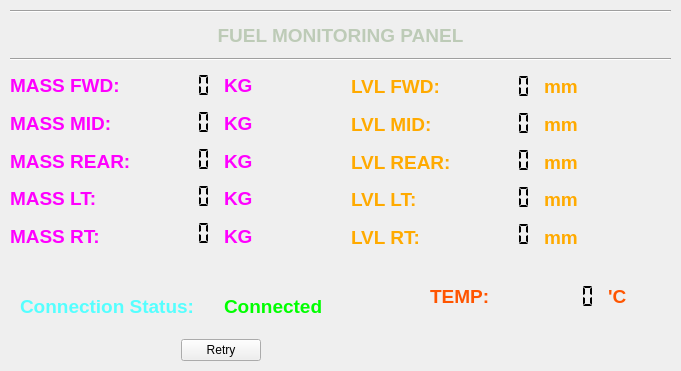
   <widget class="QFrame" name="FuelDetail_frame">
    <property name="geometry">
     <rect>
      <x>10</x>
      <y>510</y>
      <width>681</width>
      <height>371</height>
     </rect>
    </property>
    <property name="sizePolicy">
     <sizepolicy hsizetype="Minimum" vsizetype="Preferred">
      <horstretch>0</horstretch>
      <verstretch>0</verstretch>
     </sizepolicy>
    </property>
    <property name="maximumSize">
     <size>
      <width>16777215</width>
      <height>16777215</height>
     </size>
    </property>
    <property name="autoFillBackground">
     <bool>false</bool>
    </property>
    <property name="frameShape">
     <enum>QFrame::NoFrame</enum>
    </property>
    <property name="frameShadow">
     <enum>QFrame::Plain</enum>
    </property>
    <widget class="QWidget" name="layoutWidget">
     <property name="geometry">
      <rect>
       <x>20</x>
       <y>280</y>
       <width>401</width>
       <height>81</height>
      </rect>
     </property>
     <layout class="QVBoxLayout" name="Layout2">
      <item>
       <layout class="QVBoxLayout" name="ConnectionRetry_layout">
        <item>
         <layout class="QHBoxLayout" name="Connection_layout">
          <item>
           <widget class="QLabel" name="Connection_staus_Label">
            <property name="font">
             <font>
              <family>Tahoma</family>
              <pointsize>14</pointsize>
              <weight>75</weight>
              <bold>true</bold>
             </font>
            </property>
            <property name="text">
             <string>&lt;html&gt;&lt;head/&gt;&lt;body&gt;&lt;p&gt;&lt;span style=&quot; font-size:14pt; font-weight:600; color:#55ffff;&quot;&gt;Connection Status:&lt;/span&gt;&lt;/p&gt;&lt;/body&gt;&lt;/html&gt;</string>
            </property>
           </widget>
          </item>
          <item>
           <widget class="QLabel" name="Connection_Status">
            <property name="font">
             <font>
              <family>Tahoma</family>
              <pointsize>14</pointsize>
              <weight>75</weight>
              <bold>true</bold>
             </font>
            </property>
            <property name="text">
             <string>&lt;html&gt;&lt;head/&gt;&lt;body&gt;&lt;p&gt;&lt;span style=&quot; font-size:14pt; font-weight:600; color:#00ff00;&quot;&gt;Connected&lt;/span&gt;&lt;/p&gt;&lt;/body&gt;&lt;/html&gt;</string>
            </property>
           </widget>
          </item>
         </layout>
        </item>
        <item>
         <layout class="QHBoxLayout" name="horizontalLayout">
          <item>
           <spacer name="horizontalSpacer">
            <property name="orientation">
             <enum>Qt::Horizontal</enum>
            </property>
            <property name="sizeHint" stdset="0">
             <size>
              <width>40</width>
              <height>20</height>
             </size>
            </property>
           </spacer>
          </item>
          <item>
           <widget class="QPushButton" name="Retrybutton">
            <property name="text">
             <string>Retry</string>
            </property>
           </widget>
          </item>
          <item>
           <spacer name="horizontalSpacer_2">
            <property name="orientation">
             <enum>Qt::Horizontal</enum>
            </property>
            <property name="sizeHint" stdset="0">
             <size>
              <width>40</width>
              <height>20</height>
             </size>
            </property>
           </spacer>
          </item>
         </layout>
        </item>
       </layout>
      </item>
     </layout>
    </widget>
    <widget class="QWidget" name="layoutWidget">
     <property name="geometry">
      <rect>
       <x>10</x>
       <y>10</y>
       <width>661</width>
       <height>51</height>
      </rect>
     </property>
     <layout class="QVBoxLayout" name="verticalLayout_28">
      <item>
       <widget class="Line" name="line_2">
        <property name="orientation">
         <enum>Qt::Horizontal</enum>
        </property>
       </widget>
      </item>
      <item>
       <widget class="QLabel" name="Mass1_label_7">
        <property name="font">
         <font>
          <family>Tahoma</family>
          <pointsize>14</pointsize>
          <weight>75</weight>
          <bold>true</bold>
         </font>
        </property>
        <property name="text">
         <string>&lt;html&gt;&lt;head/&gt;&lt;body&gt;&lt;p align=&quot;center&quot;&gt;&lt;span style=&quot; font-size:14pt; color:#bdcbb7;&quot;&gt;FUEL MONITORING PANEL&lt;/span&gt;&lt;/p&gt;&lt;/body&gt;&lt;/html&gt;</string>
        </property>
       </widget>
      </item>
      <item>
       <widget class="Line" name="line_3">
        <property name="orientation">
         <enum>Qt::Horizontal</enum>
        </property>
       </widget>
      </item>
     </layout>
    </widget>
    <widget class="QWidget" name="layoutWidget">
     <property name="geometry">
      <rect>
       <x>10</x>
       <y>70</y>
       <width>248</width>
       <height>183</height>
      </rect>
     </property>
     <layout class="QHBoxLayout" name="horizontalLayout_2">
      <item>
       <layout class="QVBoxLayout" name="verticalLayout_4">
        <item>
         <widget class="QLabel" name="Mass1_label">
          <property name="font">
           <font>
            <family>Tahoma</family>
            <pointsize>14</pointsize>
            <weight>75</weight>
            <bold>true</bold>
           </font>
          </property>
          <property name="text">
           <string>&lt;html&gt;&lt;head/&gt;&lt;body&gt;&lt;p&gt;&lt;span style=&quot; font-size:14pt; color:#ff00ff;&quot;&gt;MASS FWD:&lt;/span&gt;&lt;/p&gt;&lt;/body&gt;&lt;/html&gt;</string>
          </property>
         </widget>
        </item>
        <item>
         <widget class="QLabel" name="Mass2_label">
          <property name="font">
           <font>
            <family>Tahoma</family>
            <pointsize>14</pointsize>
            <weight>75</weight>
            <bold>true</bold>
           </font>
          </property>
          <property name="text">
           <string>&lt;html&gt;&lt;head/&gt;&lt;body&gt;&lt;p&gt;&lt;span style=&quot; font-size:14pt; color:#ff00ff;&quot;&gt;MASS MID:&lt;/span&gt;&lt;/p&gt;&lt;/body&gt;&lt;/html&gt;</string>
          </property>
         </widget>
        </item>
        <item>
         <widget class="QLabel" name="Mass3_label">
          <property name="font">
           <font>
            <family>Tahoma</family>
            <pointsize>14</pointsize>
            <weight>75</weight>
            <bold>true</bold>
           </font>
          </property>
          <property name="text">
           <string>&lt;html&gt;&lt;head/&gt;&lt;body&gt;&lt;p&gt;&lt;span style=&quot; font-size:14pt; color:#ff00ff;&quot;&gt;MASS REAR:&lt;/span&gt;&lt;/p&gt;&lt;/body&gt;&lt;/html&gt;</string>
          </property>
         </widget>
        </item>
        <item>
         <widget class="QLabel" name="Mass4_label">
          <property name="font">
           <font>
            <family>Tahoma</family>
            <pointsize>14</pointsize>
            <weight>75</weight>
            <bold>true</bold>
           </font>
          </property>
          <property name="text">
           <string>&lt;html&gt;&lt;head/&gt;&lt;body&gt;&lt;p&gt;&lt;span style=&quot; font-size:14pt; color:#ff00ff;&quot;&gt;MASS LT:&lt;/span&gt;&lt;/p&gt;&lt;/body&gt;&lt;/html&gt;</string>
          </property>
         </widget>
        </item>
        <item>
         <widget class="QLabel" name="Mass5_label">
          <property name="font">
           <font>
            <family>Tahoma</family>
            <pointsize>14</pointsize>
            <weight>75</weight>
            <bold>true</bold>
           </font>
          </property>
          <property name="text">
           <string>&lt;html&gt;&lt;head/&gt;&lt;body&gt;&lt;p&gt;&lt;span style=&quot; font-size:14pt; color:#ff00ff;&quot;&gt;MASS RT:&lt;/span&gt;&lt;/p&gt;&lt;/body&gt;&lt;/html&gt;</string>
          </property>
         </widget>
        </item>
       </layout>
      </item>
      <item>
       <layout class="QVBoxLayout" name="verticalLayout_7">
        <item>
         <widget class="QLCDNumber" name="Mass1_display">
          <property name="enabled">
           <bool>true</bool>
          </property>
          <property name="minimumSize">
           <size>
            <width>81</width>
            <height>31</height>
           </size>
          </property>
          <property name="maximumSize">
           <size>
            <width>81</width>
            <height>31</height>
           </size>
          </property>
          <property name="font">
           <font>
            <family>Tahoma</family>
            <pointsize>14</pointsize>
            <weight>75</weight>
            <bold>true</bold>
           </font>
          </property>
          <property name="frameShape">
           <enum>QFrame::NoFrame</enum>
          </property>
          <property name="frameShadow">
           <enum>QFrame::Plain</enum>
          </property>
          <property name="smallDecimalPoint">
           <bool>true</bool>
          </property>
          <property name="segmentStyle">
           <enum>QLCDNumber::Flat</enum>
          </property>
         </widget>
        </item>
        <item>
         <widget class="QLCDNumber" name="Mass2_display">
          <property name="enabled">
           <bool>true</bool>
          </property>
          <property name="minimumSize">
           <size>
            <width>81</width>
            <height>31</height>
           </size>
          </property>
          <property name="maximumSize">
           <size>
            <width>81</width>
            <height>31</height>
           </size>
          </property>
          <property name="font">
           <font>
            <family>Tahoma</family>
            <pointsize>14</pointsize>
            <weight>75</weight>
            <bold>true</bold>
           </font>
          </property>
          <property name="frameShape">
           <enum>QFrame::NoFrame</enum>
          </property>
          <property name="frameShadow">
           <enum>QFrame::Plain</enum>
          </property>
          <property name="smallDecimalPoint">
           <bool>true</bool>
          </property>
          <property name="segmentStyle">
           <enum>QLCDNumber::Flat</enum>
          </property>
         </widget>
        </item>
        <item>
         <widget class="QLCDNumber" name="Mass3_display">
          <property name="enabled">
           <bool>true</bool>
          </property>
          <property name="minimumSize">
           <size>
            <width>81</width>
            <height>31</height>
           </size>
          </property>
          <property name="maximumSize">
           <size>
            <width>81</width>
            <height>31</height>
           </size>
          </property>
          <property name="font">
           <font>
            <family>Tahoma</family>
            <pointsize>14</pointsize>
            <weight>75</weight>
            <bold>true</bold>
           </font>
          </property>
          <property name="frameShape">
           <enum>QFrame::NoFrame</enum>
          </property>
          <property name="frameShadow">
           <enum>QFrame::Plain</enum>
          </property>
          <property name="smallDecimalPoint">
           <bool>true</bool>
          </property>
          <property name="segmentStyle">
           <enum>QLCDNumber::Flat</enum>
          </property>
         </widget>
        </item>
        <item>
         <widget class="QLCDNumber" name="Mass4_display">
          <property name="enabled">
           <bool>true</bool>
          </property>
          <property name="minimumSize">
           <size>
            <width>81</width>
            <height>31</height>
           </size>
          </property>
          <property name="maximumSize">
           <size>
            <width>81</width>
            <height>31</height>
           </size>
          </property>
          <property name="font">
           <font>
            <family>Tahoma</family>
            <pointsize>14</pointsize>
            <weight>75</weight>
            <bold>true</bold>
           </font>
          </property>
          <property name="frameShape">
           <enum>QFrame::NoFrame</enum>
          </property>
          <property name="frameShadow">
           <enum>QFrame::Plain</enum>
          </property>
          <property name="smallDecimalPoint">
           <bool>true</bool>
          </property>
          <property name="segmentStyle">
           <enum>QLCDNumber::Flat</enum>
          </property>
         </widget>
        </item>
        <item>
         <widget class="QLCDNumber" name="Mass5_display">
          <property name="enabled">
           <bool>true</bool>
          </property>
          <property name="minimumSize">
           <size>
            <width>81</width>
            <height>31</height>
           </size>
          </property>
          <property name="maximumSize">
           <size>
            <width>81</width>
            <height>31</height>
           </size>
          </property>
          <property name="font">
           <font>
            <family>Tahoma</family>
            <pointsize>14</pointsize>
            <weight>75</weight>
            <bold>true</bold>
           </font>
          </property>
          <property name="frameShape">
           <enum>QFrame::NoFrame</enum>
          </property>
          <property name="frameShadow">
           <enum>QFrame::Plain</enum>
          </property>
          <property name="smallDecimalPoint">
           <bool>true</bool>
          </property>
          <property name="segmentStyle">
           <enum>QLCDNumber::Flat</enum>
          </property>
         </widget>
        </item>
       </layout>
      </item>
      <item>
       <layout class="QVBoxLayout" name="verticalLayout_2">
        <item>
         <widget class="QLabel" name="Mass1_label_2">
          <property name="font">
           <font>
            <family>Tahoma</family>
            <pointsize>14</pointsize>
            <weight>75</weight>
            <bold>true</bold>
           </font>
          </property>
          <property name="text">
           <string>&lt;html&gt;&lt;head/&gt;&lt;body&gt;&lt;p&gt;&lt;span style=&quot; font-size:14pt; color:#ff00ff;&quot;&gt;KG&lt;/span&gt;&lt;/p&gt;&lt;/body&gt;&lt;/html&gt;</string>
          </property>
         </widget>
        </item>
        <item>
         <widget class="QLabel" name="Mass1_label_6">
          <property name="font">
           <font>
            <family>Tahoma</family>
            <pointsize>14</pointsize>
            <weight>75</weight>
            <bold>true</bold>
           </font>
          </property>
          <property name="text">
           <string>&lt;html&gt;&lt;head/&gt;&lt;body&gt;&lt;p&gt;&lt;span style=&quot; font-size:14pt; color:#ff00ff;&quot;&gt;KG&lt;/span&gt;&lt;/p&gt;&lt;/body&gt;&lt;/html&gt;</string>
          </property>
         </widget>
        </item>
        <item>
         <widget class="QLabel" name="Mass1_label_3">
          <property name="font">
           <font>
            <family>Tahoma</family>
            <pointsize>14</pointsize>
            <weight>75</weight>
            <bold>true</bold>
           </font>
          </property>
          <property name="text">
           <string>&lt;html&gt;&lt;head/&gt;&lt;body&gt;&lt;p&gt;&lt;span style=&quot; font-size:14pt; color:#ff00ff;&quot;&gt;KG&lt;/span&gt;&lt;/p&gt;&lt;/body&gt;&lt;/html&gt;</string>
          </property>
         </widget>
        </item>
        <item>
         <widget class="QLabel" name="Mass1_label_4">
          <property name="font">
           <font>
            <family>Tahoma</family>
            <pointsize>14</pointsize>
            <weight>75</weight>
            <bold>true</bold>
           </font>
          </property>
          <property name="text">
           <string>&lt;html&gt;&lt;head/&gt;&lt;body&gt;&lt;p&gt;&lt;span style=&quot; font-size:14pt; color:#ff00ff;&quot;&gt;KG&lt;/span&gt;&lt;/p&gt;&lt;/body&gt;&lt;/html&gt;</string>
          </property>
         </widget>
        </item>
        <item>
         <widget class="QLabel" name="Mass1_label_5">
          <property name="font">
           <font>
            <family>Tahoma</family>
            <pointsize>14</pointsize>
            <weight>75</weight>
            <bold>true</bold>
           </font>
          </property>
          <property name="text">
           <string>&lt;html&gt;&lt;head/&gt;&lt;body&gt;&lt;p&gt;&lt;span style=&quot; font-size:14pt; color:#ff00ff;&quot;&gt;KG&lt;/span&gt;&lt;/p&gt;&lt;/body&gt;&lt;/html&gt;</string>
          </property>
         </widget>
        </item>
       </layout>
      </item>
     </layout>
    </widget>
    <widget class="QWidget" name="layoutWidget">
     <property name="geometry">
      <rect>
       <x>351</x>
       <y>71</y>
       <width>238</width>
       <height>183</height>
      </rect>
     </property>
     <layout class="QHBoxLayout" name="horizontalLayout_5">
      <item>
       <layout class="QVBoxLayout" name="verticalLayout_6">
        <item>
         <widget class="QLabel" name="Lvl1_label">
          <property name="font">
           <font>
            <family>Tahoma</family>
            <pointsize>14</pointsize>
            <weight>75</weight>
            <bold>true</bold>
           </font>
          </property>
          <property name="text">
           <string>&lt;html&gt;&lt;head/&gt;&lt;body&gt;&lt;p&gt;&lt;span style=&quot; font-size:14pt; color:#ffaa00;&quot;&gt;LVL FWD:&lt;/span&gt;&lt;/p&gt;&lt;/body&gt;&lt;/html&gt;</string>
          </property>
         </widget>
        </item>
        <item>
         <widget class="QLabel" name="Lvl2_label">
          <property name="font">
           <font>
            <family>Tahoma</family>
            <pointsize>14</pointsize>
            <weight>75</weight>
            <bold>true</bold>
           </font>
          </property>
          <property name="text">
           <string>&lt;html&gt;&lt;head/&gt;&lt;body&gt;&lt;p&gt;&lt;span style=&quot; font-size:14pt; color:#ffaa00;&quot;&gt;LVL MID:&lt;/span&gt;&lt;/p&gt;&lt;/body&gt;&lt;/html&gt;</string>
          </property>
         </widget>
        </item>
        <item>
         <widget class="QLabel" name="Lvl3_label">
          <property name="font">
           <font>
            <family>Tahoma</family>
            <pointsize>14</pointsize>
            <weight>75</weight>
            <bold>true</bold>
           </font>
          </property>
          <property name="text">
           <string>&lt;html&gt;&lt;head/&gt;&lt;body&gt;&lt;p&gt;&lt;span style=&quot; font-size:14pt; color:#ffaa00;&quot;&gt;LVL REAR:&lt;/span&gt;&lt;/p&gt;&lt;/body&gt;&lt;/html&gt;</string>
          </property>
         </widget>
        </item>
        <item>
         <widget class="QLabel" name="Lvl3_label_3">
          <property name="font">
           <font>
            <family>Tahoma</family>
            <pointsize>14</pointsize>
            <weight>75</weight>
            <bold>true</bold>
           </font>
          </property>
          <property name="text">
           <string>&lt;html&gt;&lt;head/&gt;&lt;body&gt;&lt;p&gt;&lt;span style=&quot; font-size:14pt; color:#ffaa00;&quot;&gt;LVL LT:&lt;/span&gt;&lt;/p&gt;&lt;/body&gt;&lt;/html&gt;</string>
          </property>
         </widget>
        </item>
        <item>
         <widget class="QLabel" name="Lvl3_label_2">
          <property name="font">
           <font>
            <family>Tahoma</family>
            <pointsize>14</pointsize>
            <weight>75</weight>
            <bold>true</bold>
           </font>
          </property>
          <property name="text">
           <string>&lt;html&gt;&lt;head/&gt;&lt;body&gt;&lt;p&gt;&lt;span style=&quot; font-size:14pt; color:#ffaa00;&quot;&gt;LVL RT:&lt;/span&gt;&lt;/p&gt;&lt;/body&gt;&lt;/html&gt;</string>
          </property>
         </widget>
        </item>
       </layout>
      </item>
      <item>
       <layout class="QVBoxLayout" name="verticalLayout_9">
        <item>
         <widget class="QLCDNumber" name="Lvl1_display">
          <property name="enabled">
           <bool>true</bool>
          </property>
          <property name="minimumSize">
           <size>
            <width>81</width>
            <height>31</height>
           </size>
          </property>
          <property name="maximumSize">
           <size>
            <width>81</width>
            <height>31</height>
           </size>
          </property>
          <property name="font">
           <font>
            <family>Tahoma</family>
            <pointsize>14</pointsize>
            <weight>75</weight>
            <bold>true</bold>
           </font>
          </property>
          <property name="frameShape">
           <enum>QFrame::NoFrame</enum>
          </property>
          <property name="frameShadow">
           <enum>QFrame::Plain</enum>
          </property>
          <property name="smallDecimalPoint">
           <bool>true</bool>
          </property>
          <property name="segmentStyle">
           <enum>QLCDNumber::Flat</enum>
          </property>
         </widget>
        </item>
        <item>
         <widget class="QLCDNumber" name="Lvl2_display">
          <property name="enabled">
           <bool>true</bool>
          </property>
          <property name="minimumSize">
           <size>
            <width>81</width>
            <height>31</height>
           </size>
          </property>
          <property name="maximumSize">
           <size>
            <width>81</width>
            <height>31</height>
           </size>
          </property>
          <property name="font">
           <font>
            <family>Tahoma</family>
            <pointsize>14</pointsize>
            <weight>75</weight>
            <bold>true</bold>
           </font>
          </property>
          <property name="frameShape">
           <enum>QFrame::NoFrame</enum>
          </property>
          <property name="frameShadow">
           <enum>QFrame::Plain</enum>
          </property>
          <property name="smallDecimalPoint">
           <bool>true</bool>
          </property>
          <property name="segmentStyle">
           <enum>QLCDNumber::Flat</enum>
          </property>
         </widget>
        </item>
        <item>
         <widget class="QLCDNumber" name="Lvl3_display">
          <property name="enabled">
           <bool>true</bool>
          </property>
          <property name="minimumSize">
           <size>
            <width>81</width>
            <height>31</height>
           </size>
          </property>
          <property name="maximumSize">
           <size>
            <width>81</width>
            <height>31</height>
           </size>
          </property>
          <property name="font">
           <font>
            <family>Tahoma</family>
            <pointsize>14</pointsize>
            <weight>75</weight>
            <bold>true</bold>
           </font>
          </property>
          <property name="frameShape">
           <enum>QFrame::NoFrame</enum>
          </property>
          <property name="frameShadow">
           <enum>QFrame::Plain</enum>
          </property>
          <property name="smallDecimalPoint">
           <bool>true</bool>
          </property>
          <property name="segmentStyle">
           <enum>QLCDNumber::Flat</enum>
          </property>
         </widget>
        </item>
        <item>
         <widget class="QLCDNumber" name="Lvl4_display">
          <property name="enabled">
           <bool>true</bool>
          </property>
          <property name="minimumSize">
           <size>
            <width>81</width>
            <height>31</height>
           </size>
          </property>
          <property name="maximumSize">
           <size>
            <width>81</width>
            <height>31</height>
           </size>
          </property>
          <property name="font">
           <font>
            <family>Tahoma</family>
            <pointsize>14</pointsize>
            <weight>75</weight>
            <bold>true</bold>
           </font>
          </property>
          <property name="frameShape">
           <enum>QFrame::NoFrame</enum>
          </property>
          <property name="frameShadow">
           <enum>QFrame::Plain</enum>
          </property>
          <property name="smallDecimalPoint">
           <bool>true</bool>
          </property>
          <property name="segmentStyle">
           <enum>QLCDNumber::Flat</enum>
          </property>
         </widget>
        </item>
        <item>
         <widget class="QLCDNumber" name="Lvl5_display">
          <property name="enabled">
           <bool>true</bool>
          </property>
          <property name="minimumSize">
           <size>
            <width>81</width>
            <height>31</height>
           </size>
          </property>
          <property name="maximumSize">
           <size>
            <width>81</width>
            <height>31</height>
           </size>
          </property>
          <property name="font">
           <font>
            <family>Tahoma</family>
            <pointsize>14</pointsize>
            <weight>75</weight>
            <bold>true</bold>
           </font>
          </property>
          <property name="frameShape">
           <enum>QFrame::NoFrame</enum>
          </property>
          <property name="frameShadow">
           <enum>QFrame::Plain</enum>
          </property>
          <property name="smallDecimalPoint">
           <bool>true</bool>
          </property>
          <property name="segmentStyle">
           <enum>QLCDNumber::Flat</enum>
          </property>
         </widget>
        </item>
       </layout>
      </item>
      <item>
       <layout class="QVBoxLayout" name="verticalLayout_27">
        <item>
         <widget class="QLabel" name="Lvl1_label_2">
          <property name="font">
           <font>
            <family>Tahoma</family>
            <pointsize>14</pointsize>
            <weight>75</weight>
            <bold>true</bold>
           </font>
          </property>
          <property name="text">
           <string>&lt;html&gt;&lt;head/&gt;&lt;body&gt;&lt;p&gt;&lt;span style=&quot; font-size:14pt; color:#ffaa00;&quot;&gt;mm&lt;/span&gt;&lt;/p&gt;&lt;/body&gt;&lt;/html&gt;</string>
          </property>
         </widget>
        </item>
        <item>
         <widget class="QLabel" name="Lvl1_label_3">
          <property name="font">
           <font>
            <family>Tahoma</family>
            <pointsize>14</pointsize>
            <weight>75</weight>
            <bold>true</bold>
           </font>
          </property>
          <property name="text">
           <string>&lt;html&gt;&lt;head/&gt;&lt;body&gt;&lt;p&gt;&lt;span style=&quot; font-size:14pt; color:#ffaa00;&quot;&gt;mm&lt;/span&gt;&lt;/p&gt;&lt;/body&gt;&lt;/html&gt;</string>
          </property>
         </widget>
        </item>
        <item>
         <widget class="QLabel" name="Lvl1_label_4">
          <property name="font">
           <font>
            <family>Tahoma</family>
            <pointsize>14</pointsize>
            <weight>75</weight>
            <bold>true</bold>
           </font>
          </property>
          <property name="text">
           <string>&lt;html&gt;&lt;head/&gt;&lt;body&gt;&lt;p&gt;&lt;span style=&quot; font-size:14pt; color:#ffaa00;&quot;&gt;mm&lt;/span&gt;&lt;/p&gt;&lt;/body&gt;&lt;/html&gt;</string>
          </property>
         </widget>
        </item>
        <item>
         <widget class="QLabel" name="Lvl1_label_5">
          <property name="font">
           <font>
            <family>Tahoma</family>
            <pointsize>14</pointsize>
            <weight>75</weight>
            <bold>true</bold>
           </font>
          </property>
          <property name="text">
           <string>&lt;html&gt;&lt;head/&gt;&lt;body&gt;&lt;p&gt;&lt;span style=&quot; font-size:14pt; color:#ffaa00;&quot;&gt;mm&lt;/span&gt;&lt;/p&gt;&lt;/body&gt;&lt;/html&gt;</string>
          </property>
         </widget>
        </item>
        <item>
         <widget class="QLabel" name="Lvl1_label_6">
          <property name="font">
           <font>
            <family>Tahoma</family>
            <pointsize>14</pointsize>
            <weight>75</weight>
            <bold>true</bold>
           </font>
          </property>
          <property name="text">
           <string>&lt;html&gt;&lt;head/&gt;&lt;body&gt;&lt;p&gt;&lt;span style=&quot; font-size:14pt; color:#ffaa00;&quot;&gt;mm&lt;/span&gt;&lt;/p&gt;&lt;/body&gt;&lt;/html&gt;</string>
          </property>
         </widget>
        </item>
       </layout>
      </item>
     </layout>
    </widget>
    <widget class="QWidget" name="layoutWidget">
     <property name="geometry">
      <rect>
       <x>430</x>
       <y>280</y>
       <width>197</width>
       <height>33</height>
      </rect>
     </property>
     <layout class="QHBoxLayout" name="horizontalLayout_6">
      <item>
       <layout class="QVBoxLayout" name="verticalLayout_3">
        <item>
         <widget class="QLabel" name="Temp">
          <property name="font">
           <font>
            <family>Tahoma</family>
            <pointsize>14</pointsize>
            <weight>75</weight>
            <bold>true</bold>
           </font>
          </property>
          <property name="text">
           <string>&lt;html&gt;&lt;head/&gt;&lt;body&gt;&lt;p&gt;&lt;span style=&quot; font-size:14pt; color:#ff5500;&quot;&gt;TEMP:&lt;/span&gt;&lt;/p&gt;&lt;/body&gt;&lt;/html&gt;</string>
          </property>
         </widget>
        </item>
       </layout>
      </item>
      <item>
       <spacer name="horizontalSpacer_11">
        <property name="orientation">
         <enum>Qt::Horizontal</enum>
        </property>
        <property name="sizeHint" stdset="0">
         <size>
          <width>40</width>
          <height>20</height>
         </size>
        </property>
       </spacer>
      </item>
      <item>
       <widget class="QLCDNumber" name="Temp_display">
        <property name="enabled">
         <bool>true</bool>
        </property>
        <property name="minimumSize">
         <size>
          <width>81</width>
          <height>31</height>
         </size>
        </property>
        <property name="maximumSize">
         <size>
          <width>81</width>
          <height>31</height>
         </size>
        </property>
        <property name="font">
         <font>
          <family>Tahoma</family>
          <pointsize>14</pointsize>
          <weight>75</weight>
          <bold>true</bold>
         </font>
        </property>
        <property name="frameShape">
         <enum>QFrame::NoFrame</enum>
        </property>
        <property name="frameShadow">
         <enum>QFrame::Plain</enum>
        </property>
        <property name="smallDecimalPoint">
         <bool>true</bool>
        </property>
        <property name="segmentStyle">
         <enum>QLCDNumber::Flat</enum>
        </property>
       </widget>
      </item>
      <item>
       <widget class="QLabel" name="Temp_2">
        <property name="font">
         <font>
          <family>Tahoma</family>
          <pointsize>14</pointsize>
          <weight>75</weight>
          <bold>true</bold>
         </font>
        </property>
        <property name="text">
         <string>&lt;html&gt;&lt;head/&gt;&lt;body&gt;&lt;p&gt;&lt;span style=&quot; font-size:14pt; color:#ff5500;&quot;&gt;'C&lt;/span&gt;&lt;/p&gt;&lt;/body&gt;&lt;/html&gt;</string>
        </property>
       </widget>
      </item>
     </layout>
    </widget>
   </widget>
